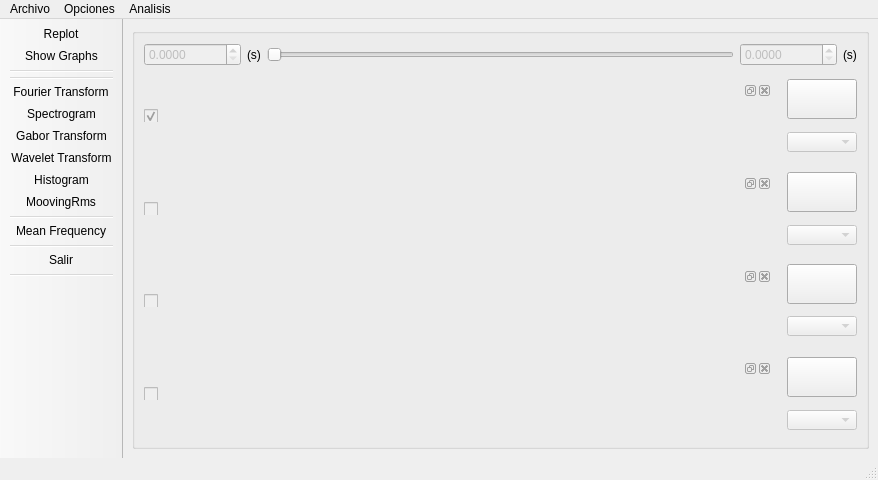
<?xml version="1.0" encoding="UTF-8"?>
<ui version="4.0">
 <class>AnalisisMultiples</class>
 <widget class="QMainWindow" name="AnalisisMultiples">
  <property name="geometry">
   <rect>
    <x>0</x>
    <y>0</y>
    <width>878</width>
    <height>480</height>
   </rect>
  </property>
  <property name="windowTitle">
   <string>MainWindow</string>
  </property>
  <widget class="QWidget" name="centralwidget">
   <layout class="QGridLayout" name="gridLayout_11">
    <item row="0" column="0">
     <widget class="QGroupBox" name="groupBox_Signals">
      <property name="title">
       <string/>
      </property>
      <layout class="QGridLayout" name="gridLayout_6">
       <item row="2" column="0" colspan="2">
        <layout class="QGridLayout" name="gridLayout_8">
         <item row="0" column="0">
          <widget class="QCheckBox" name="checkBox_signal2">
           <property name="enabled">
            <bool>false</bool>
           </property>
           <property name="minimumSize">
            <size>
             <width>50</width>
             <height>0</height>
            </size>
           </property>
           <property name="maximumSize">
            <size>
             <width>13</width>
             <height>13</height>
            </size>
           </property>
           <property name="text">
            <string/>
           </property>
           <property name="autoExclusive">
            <bool>true</bool>
           </property>
          </widget>
         </item>
         <item row="0" column="1">
          <widget class="QWidget" name="contenedorGrafico2" native="true">
           <layout class="QGridLayout" name="gridLayout_2">
            <item row="0" column="0">
             <widget class="QDockWidget" name="dockSignal_2">
              <property name="enabled">
               <bool>false</bool>
              </property>
              <widget class="QCustomPlot" name="Signal_2"/>
             </widget>
            </item>
           </layout>
          </widget>
         </item>
         <item row="0" column="2">
          <layout class="QVBoxLayout" name="verticalLayout_2">
           <item>
            <widget class="QToolButton" name="abrir_s2">
             <property name="minimumSize">
              <size>
               <width>70</width>
               <height>30</height>
              </size>
             </property>
             <property name="maximumSize">
              <size>
               <width>70</width>
               <height>40</height>
              </size>
             </property>
             <property name="text">
              <string/>
             </property>
             <property name="icon">
              <iconset resource="images.qrc">
               <normaloff>:/imagenes/2.png</normaloff>:/imagenes/2.png</iconset>
             </property>
             <property name="iconSize">
              <size>
               <width>30</width>
               <height>30</height>
              </size>
             </property>
             <property name="autoRaise">
              <bool>false</bool>
             </property>
            </widget>
           </item>
           <item>
            <widget class="QComboBox" name="cBox_canalS2">
             <property name="enabled">
              <bool>false</bool>
             </property>
             <property name="maximumSize">
              <size>
               <width>70</width>
               <height>20</height>
              </size>
             </property>
            </widget>
           </item>
          </layout>
         </item>
        </layout>
       </item>
       <item row="0" column="0">
        <layout class="QHBoxLayout" name="horizontalLayout">
         <item>
          <widget class="QDoubleSpinBox" name="MinSBox">
           <property name="enabled">
            <bool>false</bool>
           </property>
           <property name="decimals">
            <number>4</number>
           </property>
           <property name="maximum">
            <double>10000000.000000000000000</double>
           </property>
          </widget>
         </item>
         <item>
          <widget class="QLabel" name="label">
           <property name="text">
            <string>(s)</string>
           </property>
          </widget>
         </item>
         <item>
          <widget class="QxtSpanSlider" name="SliderGraficosAM">
           <property name="enabled">
            <bool>false</bool>
           </property>
           <property name="orientation">
            <enum>Qt::Horizontal</enum>
           </property>
          </widget>
         </item>
         <item>
          <widget class="QDoubleSpinBox" name="MaxSBox">
           <property name="enabled">
            <bool>false</bool>
           </property>
           <property name="decimals">
            <number>4</number>
           </property>
           <property name="maximum">
            <double>10000000.000000000000000</double>
           </property>
          </widget>
         </item>
        </layout>
       </item>
       <item row="0" column="1">
        <widget class="QLabel" name="label_2">
         <property name="text">
          <string>(s)</string>
         </property>
        </widget>
       </item>
       <item row="1" column="0" colspan="2">
        <layout class="QGridLayout" name="gridLayout_5">
         <item row="0" column="0">
          <widget class="QCheckBox" name="checkBox_signal1">
           <property name="enabled">
            <bool>false</bool>
           </property>
           <property name="minimumSize">
            <size>
             <width>50</width>
             <height>0</height>
            </size>
           </property>
           <property name="maximumSize">
            <size>
             <width>13</width>
             <height>13</height>
            </size>
           </property>
           <property name="font">
            <font>
             <pointsize>8</pointsize>
            </font>
           </property>
           <property name="text">
            <string/>
           </property>
           <property name="checked">
            <bool>true</bool>
           </property>
           <property name="autoExclusive">
            <bool>true</bool>
           </property>
          </widget>
         </item>
         <item row="0" column="1">
          <widget class="QWidget" name="contenedorGrafico1" native="true">
           <layout class="QGridLayout" name="gridLayout">
            <item row="0" column="0">
             <widget class="QDockWidget" name="dockSignal_1">
              <property name="enabled">
               <bool>false</bool>
              </property>
              <property name="features">
               <set>QDockWidget::AllDockWidgetFeatures</set>
              </property>
              <widget class="QCustomPlot" name="Signal_1"/>
             </widget>
            </item>
           </layout>
          </widget>
         </item>
         <item row="0" column="2">
          <layout class="QVBoxLayout" name="verticalLayout">
           <item>
            <widget class="QToolButton" name="abrir_s1">
             <property name="minimumSize">
              <size>
               <width>70</width>
               <height>30</height>
              </size>
             </property>
             <property name="maximumSize">
              <size>
               <width>70</width>
               <height>40</height>
              </size>
             </property>
             <property name="text">
              <string/>
             </property>
             <property name="icon">
              <iconset resource="images.qrc">
               <normaloff>:/imagenes/1.png</normaloff>:/imagenes/1.png</iconset>
             </property>
             <property name="iconSize">
              <size>
               <width>30</width>
               <height>30</height>
              </size>
             </property>
             <property name="checkable">
              <bool>false</bool>
             </property>
             <property name="autoRaise">
              <bool>false</bool>
             </property>
            </widget>
           </item>
           <item>
            <widget class="QComboBox" name="cBox_canalS1">
             <property name="enabled">
              <bool>false</bool>
             </property>
             <property name="maximumSize">
              <size>
               <width>70</width>
               <height>20</height>
              </size>
             </property>
            </widget>
           </item>
          </layout>
         </item>
        </layout>
       </item>
       <item row="3" column="0" colspan="2">
        <layout class="QGridLayout" name="gridLayout_9">
         <item row="0" column="0">
          <widget class="QCheckBox" name="checkBox_signal3">
           <property name="enabled">
            <bool>false</bool>
           </property>
           <property name="minimumSize">
            <size>
             <width>50</width>
             <height>0</height>
            </size>
           </property>
           <property name="maximumSize">
            <size>
             <width>13</width>
             <height>13</height>
            </size>
           </property>
           <property name="text">
            <string/>
           </property>
           <property name="autoExclusive">
            <bool>true</bool>
           </property>
          </widget>
         </item>
         <item row="0" column="1">
          <widget class="QWidget" name="contenedorGrafico3" native="true">
           <layout class="QGridLayout" name="gridLayout_3">
            <item row="0" column="0">
             <widget class="QDockWidget" name="dockSignal_3">
              <property name="enabled">
               <bool>false</bool>
              </property>
              <widget class="QCustomPlot" name="Signal_3"/>
             </widget>
            </item>
           </layout>
          </widget>
         </item>
         <item row="0" column="2">
          <layout class="QVBoxLayout" name="verticalLayout_3">
           <item>
            <widget class="QToolButton" name="abrir_s3">
             <property name="minimumSize">
              <size>
               <width>70</width>
               <height>30</height>
              </size>
             </property>
             <property name="maximumSize">
              <size>
               <width>70</width>
               <height>40</height>
              </size>
             </property>
             <property name="text">
              <string/>
             </property>
             <property name="icon">
              <iconset resource="images.qrc">
               <normaloff>:/imagenes/3.png</normaloff>:/imagenes/3.png</iconset>
             </property>
             <property name="iconSize">
              <size>
               <width>30</width>
               <height>30</height>
              </size>
             </property>
             <property name="autoRaise">
              <bool>false</bool>
             </property>
            </widget>
           </item>
           <item>
            <widget class="QComboBox" name="cBox_canalS3">
             <property name="enabled">
              <bool>false</bool>
             </property>
             <property name="maximumSize">
              <size>
               <width>70</width>
               <height>20</height>
              </size>
             </property>
            </widget>
           </item>
          </layout>
         </item>
        </layout>
       </item>
       <item row="4" column="0" colspan="2">
        <layout class="QGridLayout" name="gridLayout_10">
         <item row="0" column="1">
          <widget class="QWidget" name="contenedorGrafico4" native="true">
           <layout class="QGridLayout" name="gridLayout_4">
            <item row="0" column="0">
             <widget class="QDockWidget" name="dockSignal_4">
              <property name="enabled">
               <bool>false</bool>
              </property>
              <widget class="QCustomPlot" name="Signal_4"/>
             </widget>
            </item>
           </layout>
          </widget>
         </item>
         <item row="0" column="2">
          <layout class="QVBoxLayout" name="verticalLayout_4">
           <item>
            <widget class="QToolButton" name="abrir_s4">
             <property name="minimumSize">
              <size>
               <width>70</width>
               <height>30</height>
              </size>
             </property>
             <property name="maximumSize">
              <size>
               <width>70</width>
               <height>40</height>
              </size>
             </property>
             <property name="text">
              <string/>
             </property>
             <property name="icon">
              <iconset resource="images.qrc">
               <normaloff>:/imagenes/4.png</normaloff>:/imagenes/4.png</iconset>
             </property>
             <property name="iconSize">
              <size>
               <width>30</width>
               <height>30</height>
              </size>
             </property>
             <property name="autoRaise">
              <bool>false</bool>
             </property>
            </widget>
           </item>
           <item>
            <widget class="QComboBox" name="cBox_canalS4">
             <property name="enabled">
              <bool>false</bool>
             </property>
             <property name="maximumSize">
              <size>
               <width>70</width>
               <height>20</height>
              </size>
             </property>
            </widget>
           </item>
          </layout>
         </item>
         <item row="0" column="0">
          <widget class="QCheckBox" name="checkBox_signal4">
           <property name="enabled">
            <bool>false</bool>
           </property>
           <property name="minimumSize">
            <size>
             <width>50</width>
             <height>0</height>
            </size>
           </property>
           <property name="maximumSize">
            <size>
             <width>13</width>
             <height>13</height>
            </size>
           </property>
           <property name="text">
            <string/>
           </property>
           <property name="autoExclusive">
            <bool>true</bool>
           </property>
          </widget>
         </item>
        </layout>
       </item>
      </layout>
     </widget>
    </item>
   </layout>
  </widget>
  <widget class="QMenuBar" name="menubar">
   <property name="geometry">
    <rect>
     <x>0</x>
     <y>0</y>
     <width>878</width>
     <height>21</height>
    </rect>
   </property>
   <widget class="QMenu" name="menuArchivo">
    <property name="title">
     <string>Archivo</string>
    </property>
    <addaction name="actionSalir"/>
   </widget>
   <widget class="QMenu" name="menuVer">
    <property name="title">
     <string>Opciones</string>
    </property>
    <addaction name="actionReplot"/>
    <addaction name="actionShow_Graphs"/>
   </widget>
   <widget class="QMenu" name="menuAnalisis">
    <property name="title">
     <string>Analisis</string>
    </property>
    <addaction name="actionFourier"/>
    <addaction name="actionSpectrogram"/>
    <addaction name="actionHistogram"/>
    <addaction name="actionGabor_Transform"/>
    <addaction name="actionWavelet_Transform"/>
    <addaction name="actionMoovingRms"/>
    <addaction name="actionMean_Frequency"/>
   </widget>
   <addaction name="menuArchivo"/>
   <addaction name="menuVer"/>
   <addaction name="menuAnalisis"/>
  </widget>
  <widget class="QStatusBar" name="statusbar"/>
  <widget class="QToolBar" name="BarraHerramientas">
   <property name="windowTitle">
    <string>toolBar_2</string>
   </property>
   <property name="movable">
    <bool>false</bool>
   </property>
   <property name="floatable">
    <bool>false</bool>
   </property>
   <attribute name="toolBarArea">
    <enum>LeftToolBarArea</enum>
   </attribute>
   <attribute name="toolBarBreak">
    <bool>false</bool>
   </attribute>
   <addaction name="actionReplot"/>
   <addaction name="actionShow_Graphs"/>
   <addaction name="separator"/>
   <addaction name="separator"/>
   <addaction name="actionFourier"/>
   <addaction name="actionSpectrogram"/>
   <addaction name="actionGabor_Transform"/>
   <addaction name="actionWavelet_Transform"/>
   <addaction name="actionHistogram"/>
   <addaction name="actionMoovingRms"/>
   <addaction name="separator"/>
   <addaction name="actionMean_Frequency"/>
   <addaction name="separator"/>
   <addaction name="actionSalir"/>
   <addaction name="separator"/>
  </widget>
  <action name="actionSalir">
   <property name="icon">
    <iconset resource="images.qrc">
     <normaloff>:/imagenes/closeAll.png</normaloff>:/imagenes/closeAll.png</iconset>
   </property>
   <property name="text">
    <string>Salir</string>
   </property>
   <property name="shortcut">
    <string>Ctrl+Q</string>
   </property>
  </action>
  <action name="actionReplot">
   <property name="icon">
    <iconset resource="images.qrc">
     <normaloff>:/imagenes/replot_Icono.png</normaloff>:/imagenes/replot_Icono.png</iconset>
   </property>
   <property name="text">
    <string>Replot</string>
   </property>
   <property name="shortcut">
    <string>Ctrl+R</string>
   </property>
  </action>
  <action name="actionFourier">
   <property name="icon">
    <iconset resource="images.qrc">
     <normaloff>:/imagenes/fourier_ico.png</normaloff>:/imagenes/fourier_ico.png</iconset>
   </property>
   <property name="text">
    <string>Fourier Transform</string>
   </property>
  </action>
  <action name="actionSpectrogram">
   <property name="icon">
    <iconset resource="images.qrc">
     <normaloff>:/imagenes/sgram.png</normaloff>:/imagenes/sgram.png</iconset>
   </property>
   <property name="text">
    <string>Spectrogram</string>
   </property>
  </action>
  <action name="actionHistogram">
   <property name="icon">
    <iconset resource="images.qrc">
     <normaloff>:/imagenes/graph_statistics.png</normaloff>:/imagenes/graph_statistics.png</iconset>
   </property>
   <property name="text">
    <string>Histogram</string>
   </property>
  </action>
  <action name="actionGabor_Transform">
   <property name="icon">
    <iconset resource="images.qrc">
     <normaloff>:/imagenes/loading_2.gif</normaloff>:/imagenes/loading_2.gif</iconset>
   </property>
   <property name="text">
    <string>Gabor Transform</string>
   </property>
  </action>
  <action name="actionWavelet_Transform">
   <property name="icon">
    <iconset resource="images.qrc">
     <normaloff>:/imagenes/026.png</normaloff>:/imagenes/026.png</iconset>
   </property>
   <property name="text">
    <string>Wavelet Transform</string>
   </property>
  </action>
  <action name="actionShow_Graphs">
   <property name="icon">
    <iconset resource="images.qrc">
     <normaloff>:/imagenes/view.png</normaloff>:/imagenes/view.png</iconset>
   </property>
   <property name="text">
    <string>Show Graphs</string>
   </property>
  </action>
  <action name="actionMoovingRms">
   <property name="icon">
    <iconset resource="images.qrc">
     <normaloff>:/imagenes/console.png</normaloff>:/imagenes/console.png</iconset>
   </property>
   <property name="text">
    <string>MoovingRms</string>
   </property>
  </action>
  <action name="actionMean_Frequency">
   <property name="icon">
    <iconset resource="images.qrc">
     <normaloff>:/imagenes/Task Manager.ico</normaloff>:/imagenes/Task Manager.ico</iconset>
   </property>
   <property name="text">
    <string>Mean Frequency</string>
   </property>
  </action>
 </widget>
 <customwidgets>
  <customwidget>
   <class>QCustomPlot</class>
   <extends>QWidget</extends>
   <header location="global">qcustomplot.h</header>
   <container>1</container>
  </customwidget>
  <customwidget>
   <class>QxtSpanSlider</class>
   <extends>QSlider</extends>
   <header location="global">qxtspanslider.h</header>
  </customwidget>
 </customwidgets>
 <resources>
  <include location="images.qrc"/>
 </resources>
 <connections>
  <connection>
   <sender>actionSalir</sender>
   <signal>triggered()</signal>
   <receiver>AnalisisMultiples</receiver>
   <slot>close()</slot>
   <hints>
    <hint type="sourcelabel">
     <x>-1</x>
     <y>-1</y>
    </hint>
    <hint type="destinationlabel">
     <x>438</x>
     <y>239</y>
    </hint>
   </hints>
  </connection>
 </connections>
</ui>
